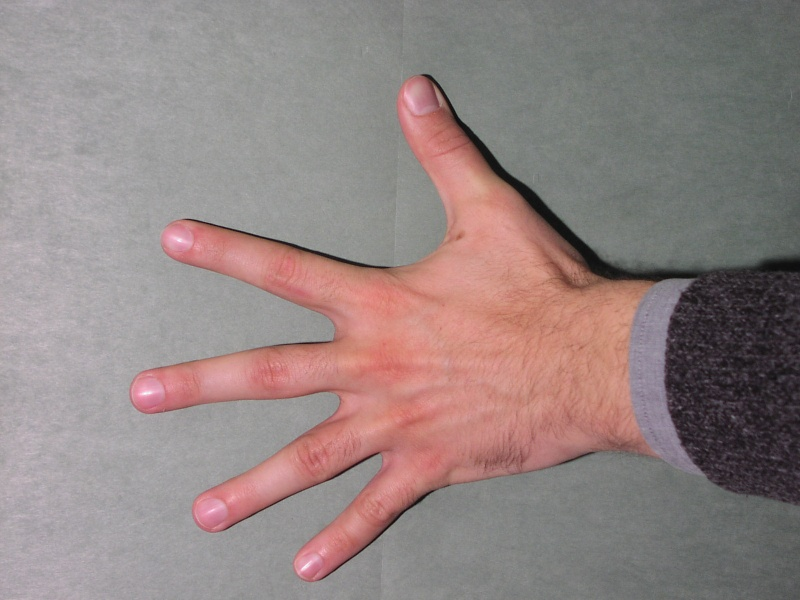
%> input picture images/0.jpg, 800 x 600 px
$ octave try1.m   (GNU Octave 9; MATLAB toolbox functions it lacks are replaced by stand-ins)
%> lines starting %> are read from the running program, lines starting %| are printed output that depends on the picture; in (x1, y1, x2, y2) boxes, pixels count from 0 and x2, y2 are one past the last pixel; in counts of white or black regions, pixels touching at a corner belong together; the program's own positions count from 1
%%%%%%%%%%%%%%%%%%%%%%%%%%%%%%%%%%%%%%%%%%%%
% Try some basic stuff here
%%%%%%%%%%%%%%%%%%%%%%%%%%%%%%%%%%%%%%%%%%%%

I = im2double(imread('./images/0.jpg'));

figure;
imshow(I);

% Do PCA on image
R = I(:,:,1);
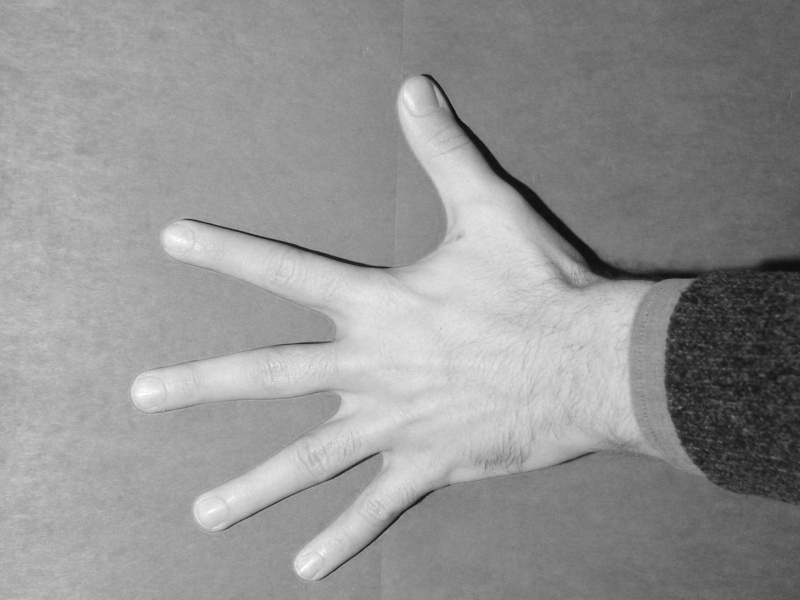
%> R: size 600x800 double; min 0.0392, max 1, mean 0.577
G = I(:,:,2);
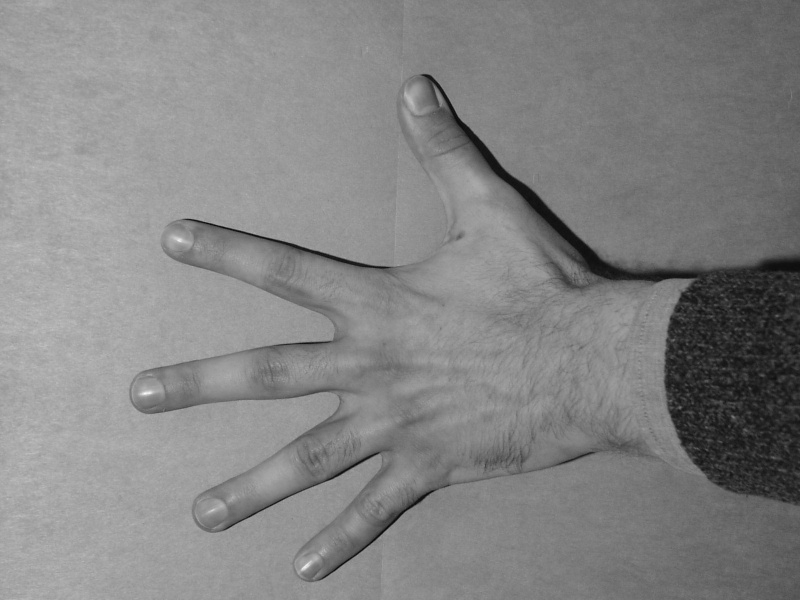
%> G: size 600x800 double; min 0.0235, max 0.98, mean 0.518
B = I(:,:,3);

figure;
subplot(3,1,1);
imshow(R);
subplot(3,1,2);
imshow(G)
subplot(3,1,3);
imshow(B)


d = [R(:) G(:) B(:)];
coeff = pca(double(d));
%> coeff = [0.663 0.744 -0.0817; 0.534 -0.394 0.748; 0.524 -0.54 -0.659]
% Make a projection
d = double(d)*coeff;
R = reshape(d(:,1),size(R));
G = reshape(d(:,2),size(R));
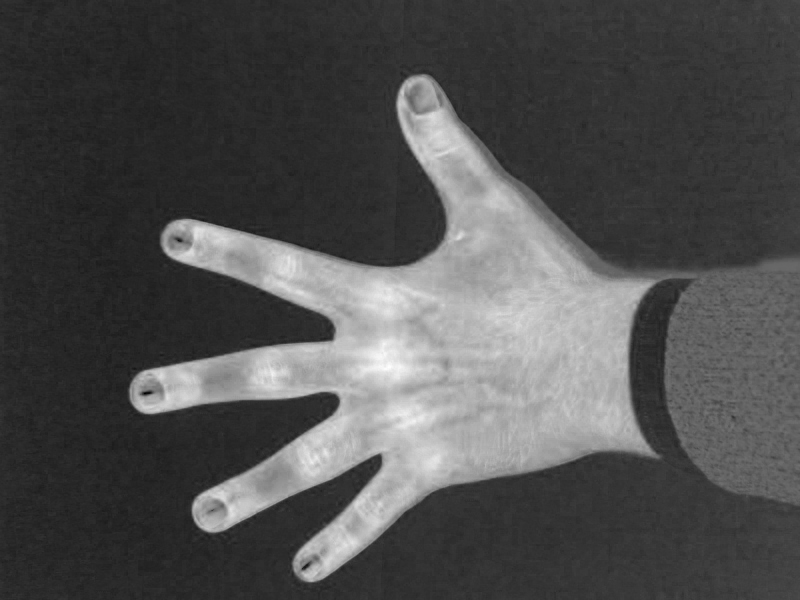
%> G: size 600x800 double; min -0.182, max 0.235, mean -0.0511; drawn with min black and max white
B = reshape(d(:,3),size(R));
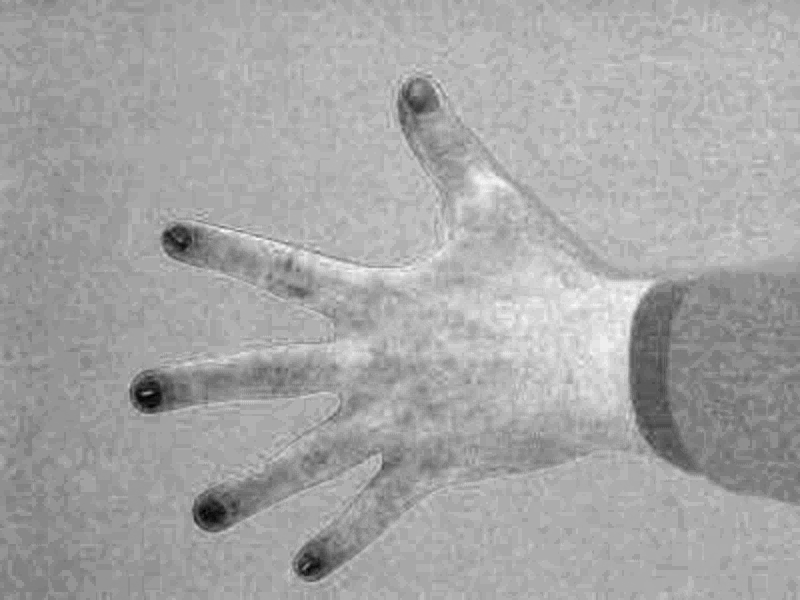
%> B: size 600x800 double; min -0.0985, max 0.0575, mean 0.00314; drawn with min black and max white
figure;
subplot(3,1,1);
imagesc(R);
subplot(3,1,2);
imagesc(G);
subplot(3,1,3);
imagesc(B);

figure;
histogram(G(:));
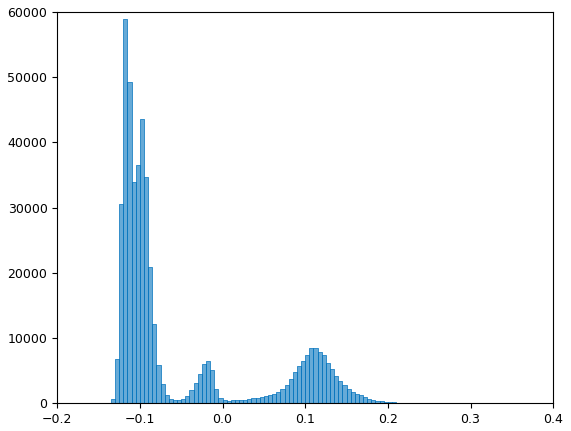
%> figure redrawn from the program's plot data; tallest bar 58856 high, from x = -0.12 to -0.115

figure;
imagesc(G>0.03);

% Define mask
mask = G > 0.03;
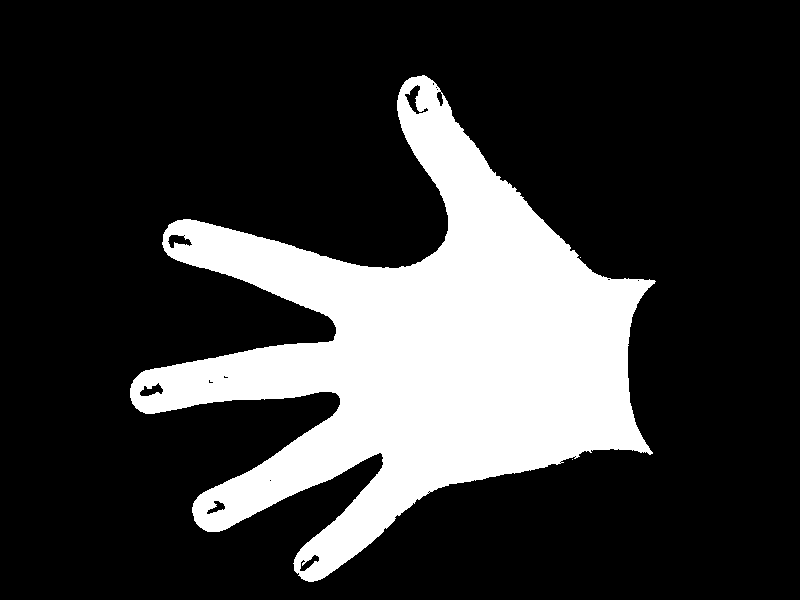
%> mask: size 600x800 logical; 22% white; 3 white regions (2 under 20 px), largest, box (x1, y1, x2, y2) and area: (130, 75, 656, 582) 105643

% Fill holes
mask = imfill(mask,'holes');
%> mask: size 600x800 logical; 22.2% white; 3 white regions (2 under 20 px), largest, box (x1, y1, x2, y2) and area: (130, 75, 656, 582) 106501
figure;
imagesc(mask);
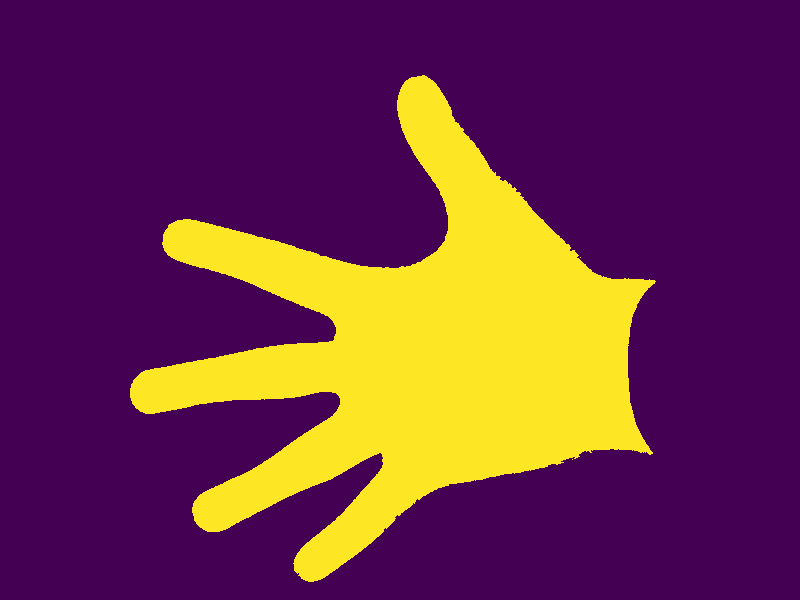
%> displayed picture: size 600x800x3, on the screen's scale of 0 to 255; mean R, G, B 109, 52, 73.6

%> (the run ends here)
